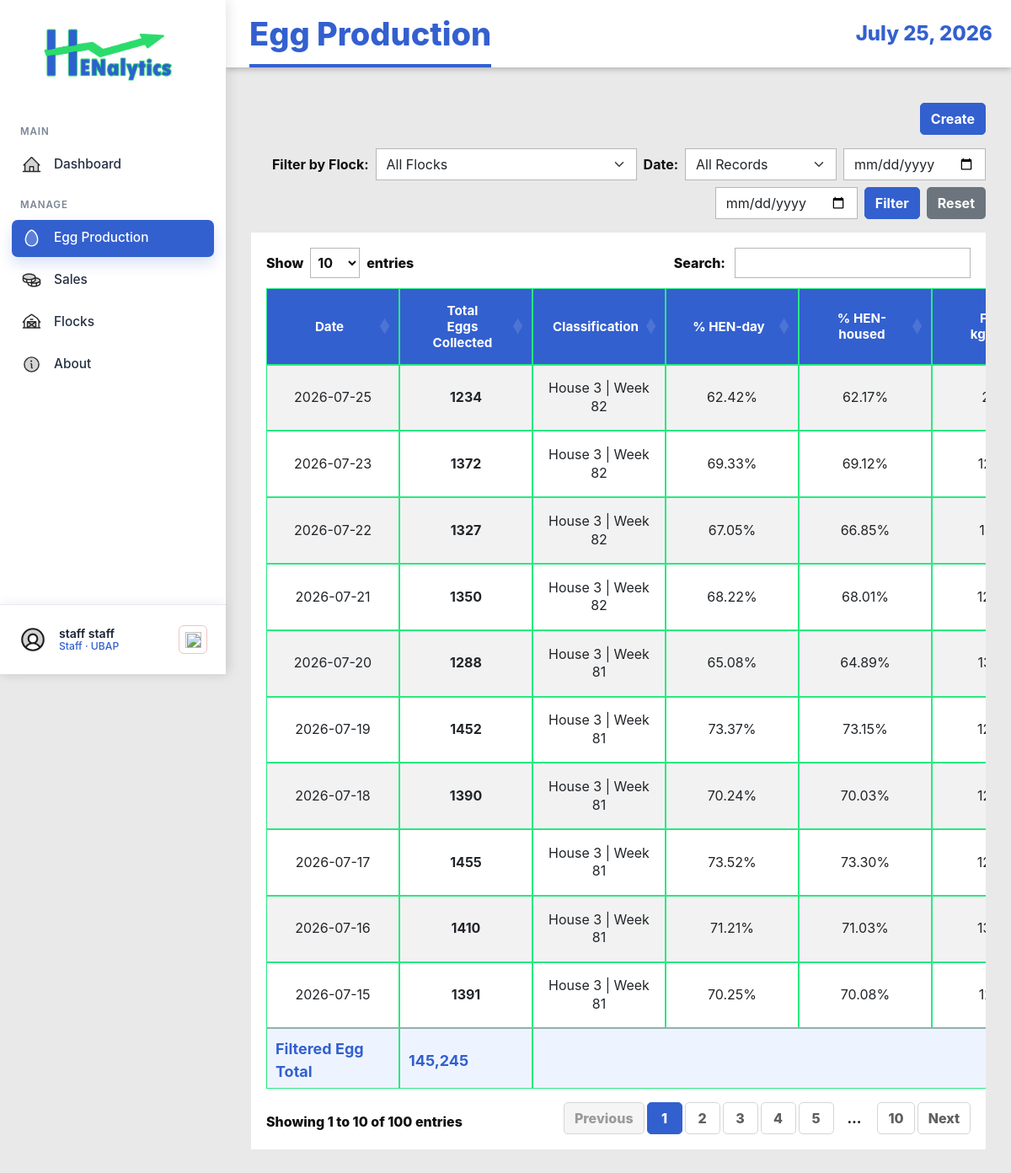
/production-logs/ (signed in), run on an earlier commit of the app's database.
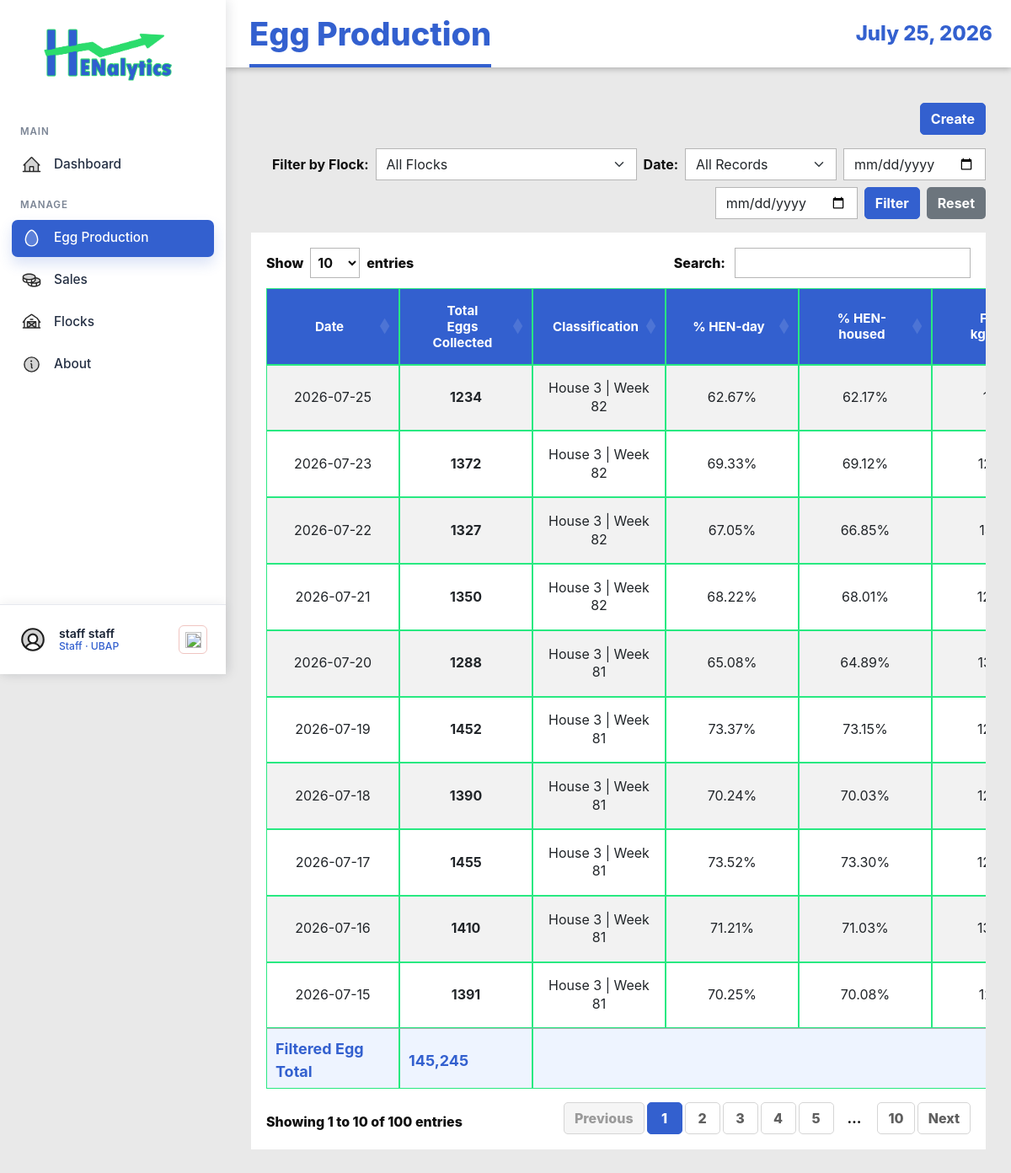
And on a later commit of the database.
### EggProduction/models.py (models this page shows, shortened)
class ProductionLog(models.Model):
    flock = models.ForeignKey(Flock, on_delete=models.CASCADE, related_name='production_logs')
    log_date = models.DateField()
    age_weeks = models.IntegerField(validators=[MinValueValidator(0)])
    age_days = models.IntegerField(validators=[MinValueValidator(0)])
    hen_count = models.IntegerField(validators=[MinValueValidator(0)])
    dead_count = models.IntegerField(validators=[MinValueValidator(0)], default=0)
    culled_count = models.IntegerField(validators=[MinValueValidator(0)], default=0)
    feed_bags = models.IntegerField(validators=[MinValueValidator(0)], default=0)
    eggs_total = models.IntegerField(validators=[MinValueValidator(0)])
    pct_hen_day = models.DecimalField(max_digits=5, decimal_places=2, validators=[MinValueValidator(0), MaxValueValidator(100)])
    pct_hen_housed = models.DecimalField(max_digits=5, decimal_places=2, validators=[MinValueValidator(0), MaxValueValidator(100)])
    fcr = models.DecimalField(max_digits=8, decimal_places=3, null=True, blank=True, help_text="Feed Conversion Ratio")
    remarks = models.TextField(blank=True, null=True)
    entered_by = models.ForeignKey(User, on_delete=models.SET_NULL, null=True, related_name='production_logs')
    created_at = models.DateTimeField(auto_now_add=True)
    updated_at = models.DateTimeField(auto_now=True)
    class Meta:
        ordering = ['-log_date']
        unique_together = ('flock', 'log_date')

class Flock(models.Model):
    STATUS_CHOICES = (
        ('active', 'Active'),
        ('inactive', 'Inactive'),
        ('culled', 'Culled'),
    )
    house_no = models.IntegerField()
    breed_strain = models.CharField(max_length=100)
    date_started = models.DateField()
    initial_hen_count = models.IntegerField(validators=[MinValueValidator(1)])
    status = models.CharField(max_length=20, choices=STATUS_CHOICES, default='active')
    notes = models.TextField(blank=True, null=True)
    created_at = models.DateTimeField(auto_now_add=True)
    updated_at = models.DateTimeField(auto_now=True)
    class Meta:
        ordering = ['-date_started']
        unique_together = ['house_no', 'date_started']

### EggProduction/views.py (the view)
# urls.py: path('production-logs/', views.ProductionLogListView.as_view(), name='production-log-list'),
class ProductionLogListView(StaffAccessMixin, ListView):
    model = ProductionLog
    template_name = 'egg_production/production_log_list.html'
    context_object_name = 'production_logs'
    ordering = ['-log_date']
    def get_queryset(self):
        qs = super().get_queryset().select_related('flock', 'entered_by')
        flock_id = self.request.GET.get('flock_id')
        if flock_id:
            qs = qs.filter(flock_id=flock_id)
        period = self.request.GET.get('period', 'all')
        today = timezone.localdate()
        date_from = self.request.GET.get('date_from')
        date_to = self.request.GET.get('date_to')
        if period == 'today':
            qs = qs.filter(log_date=today)
        elif period == 'month':
            qs = qs.filter(log_date__gte=today.replace(day=1), log_date__lte=today)
        elif period == 'six_months':
            qs = qs.filter(log_date__gte=today - timedelta(days=183), log_date__lte=today)
        elif period == 'year':
            qs = qs.filter(log_date__gte=today.replace(month=1, day=1), log_date__lte=today)
        elif period == 'custom':
            if date_from:
                qs = qs.filter(log_date__gte=date_from)
            if date_to:
                qs = qs.filter(log_date__lte=date_to)
        return qs
    def get_context_data(self, **kwargs):
        context = super().get_context_data(**kwargs)
        context['flocks'] = Flock.objects.order_by('house_no', '-date_started')
        context['selected_flock_id'] = self.request.GET.get('flock_id', '')
        context['selected_period'] = self.request.GET.get('period', 'all')
        context['selected_date_from'] = self.request.GET.get('date_from', '')
        context['selected_date_to'] = self.request.GET.get('date_to', '')
        return context

### EggProduction/views.py (called while the page is built)
    def test_func(self):
        user = self.request.user
        try:
            profile = UserProfile.objects.get(user=user)
            return profile.role in ['staff', 'admin', 'manager']
        except UserProfile.DoesNotExist:
            return user.is_staff or user.is_superuser

### EggProduction/templates/egg_production/production_log_list.html (shortened to what this page needs)
{% extends 'base.html' %}
{% block page_title %}Egg Production{% endblock %}
{% block content %}
<div class="page-actions">
    {% if perms.eggproduction.add_productionlog or user.is_staff %}
    <a href="{% url 'eggproduction:production-log-create' %}" class="btn btn-primary">Create</a>
    {% endif %}
</div>
<form method="get" class="filter-row production-filter" data-swal-filter
    data-swal-title="Filtering production records"
    data-swal-text="The table and filtered egg total will update using your selected filters.">
    <label for="flock_id">Filter by Flock:</label>
    <select name="flock_id" id="flock_id" class="form-select">
        <option value="">All Flocks</option>
    </select>
    <label for="period">Date:</label>
    <select name="period" id="period" class="form-select">
        <option value="all" {% if selected_period == 'all' %}selected{% endif %}>All Records</option>
    </select>
    <input type="date" name="date_from" class="form-control" value="{{ selected_date_from }}">
    <input type="date" name="date_to" class="form-control" value="{{ selected_date_to }}">
    <button type="submit" class="btn btn-info">Filter</button>
    <a href="{% url 'eggproduction:production-log-list' %}" class="btn btn-secondary">Reset</a>
</form>
<div class="table-responsive">
    <table class="table table-striped table-hover prototype-table js-data-table"
        data-export-title="Egg Production"
        data-export-enabled="{% if user.is_superuser or user.userprofile.role == 'admin' %}true{% else %}false{% endif %}"
        data-total-column="1"
        data-total-label="Filtered Egg Total">
        <thead class="table-dark">
            <tr>
                <th>Date</th>
                <th>Total<br>Eggs Collected</th>
                <th>Classification</th>
                <th>% HEN-day</th>
                <th>% HEN-housed</th>
                <th>FCR/<br>kg eggs</th>
            </tr>
        </thead>
        <tbody>
            {% for log in production_logs %}
            <tr>
                <td>{{ log.log_date|date:"Y-m-d" }}</td>
                <td><strong>{{ log.eggs_total }}</strong></td>
                <td>House {{ log.flock.house_no }} | Week {{ log.age_weeks }}</td>
                <td>{{ log.pct_hen_day }}%</td>
                <td>{{ log.pct_hen_housed }}%</td>
                <td>{{ log.fcr|default:"N/A" }}</td>
            </tr>
            {% endfor %}
        </tbody>
        <tfoot>
            <tr>
                <th>Filtered Egg Total</th>
                <th data-table-total>0</th>
                <th colspan="5"></th>
            </tr>
        </tfoot>
    </table>
</div>
{% endblock %}

### EggProduction/templates/base.html (shortened to what this page needs)
{% load static %}
<!DOCTYPE html>
<html lang="en">
<head>
    <link href="https://cdn.jsdelivr.net/npm/bootstrap@5.3.0/dist/css/bootstrap.min.css" rel="stylesheet">
    <link rel="stylesheet" href="https://cdn.datatables.net/1.13.8/css/jquery.dataTables.min.css">
    <link rel="stylesheet" href="https://cdn.datatables.net/buttons/2.4.2/css/buttons.dataTables.min.css">
    <link rel="stylesheet" href="{% static 'EggProduction/css/style.css' %}">
</head>
<body class="{% if request.user.is_authenticated %}app-body{% else %}auth-body{% endif %}">
    {% if request.user.is_authenticated %}
    <div class="app-shell">
        <aside class="app-sidebar">
            <a href="{% url 'eggproduction:dashboard' %}" class="brand-lockup">
                <img src="{% static 'EggProduction/img/logo-login.png' %}" alt="Henalytics">
            </a>
            <nav class="side-nav" aria-label="Main navigation">
                <div class="nav-section-label">MAIN</div>
                <a href="{% url 'eggproduction:dashboard' %}"
                    class="side-link {% if request.resolver_match.url_name == 'dashboard' %}active{% endif %}">
                    <img class="side-icon side-img-icon" src="{% static 'EggProduction/img/house-line-duotone.svg' %}"
                        alt="" aria-hidden="true">
                    <span>Dashboard</span>
                </a>
                <div class="nav-section-label">MANAGE</div>
                <a href="{% url 'eggproduction:production-log-list' %}"
                    class="side-link {% if 'production-log' in request.resolver_match.url_name or 'grading-log' in request.resolver_match.url_name %}active{% endif %}">
                    <img class="side-icon side-img-icon" src="{% static 'EggProduction/img/egg-duotone.svg' %}" alt=""
                        aria-hidden="true">
                    <span>Egg Production</span>
                </a>
                <a href="{% url 'eggproduction:sales-transaction-list' %}"
                    class="side-link {% if 'sales-transaction' in request.resolver_match.url_name or 'sales-item' in request.resolver_match.url_name %}active{% endif %}">
                    <img class="side-icon side-img-icon" src="{% static 'EggProduction/img/coins-duotone.svg' %}" alt=""
                        aria-hidden="true">
                    <span>Sales</span>
                </a>
                <a href="{% url 'eggproduction:flock-list' %}"
                    class="side-link {% if 'flock' in request.resolver_match.url_name %}active{% endif %}">
                    <img class="side-icon side-img-icon" src="{% static 'EggProduction/img/barn-duotone.svg' %}" alt=""
                        aria-hidden="true">
                    <span>Flocks</span>
                </a>
                <a href="{% url 'index' %}"
                    class="side-link {% if request.resolver_match.url_name == 'index' %}active{% endif %}">
                    <img class="side-icon side-img-icon" src="{% static 'EggProduction/img/info-duotone.svg' %}" alt=""
                        aria-hidden="true">
                    <span>About</span>
                </a>
            </nav>
            <div class="sidebar-account">
                <div class="account-summary">
                    <img class="account-avatar-img" src="{% static 'EggProduction/img/user-circle-duotone.svg' %}" alt=""
                        aria-hidden="true">
                    <span class="account-copy">
                        <span class="account-name">{{ request.user.get_full_name|default:request.user.username }}</span>
                        <span class="account-role">
                            {% if request.user.is_superuser %}
                            Admin
                            {% elif request.user.userprofile.display_role %}
                            {{ request.user.userprofile.display_role }}
                            {% else %}
                            Staff
                            {% endif %}
                            &middot; UBAP
                        </span>
                    </span>
                    <form method="post" action="{% url 'logout' %}" class="account-logout-form account-logout-inline" data-swal-logout
                        data-swal-title="Sign out?"
                        data-swal-text="You will be returned to the login page."
                        data-swal-confirm-text="Sign out"
                        data-swal-cancel-text="Stay signed in">
                        <button type="submit" class="account-logout-button" title="Logout" aria-label="Logout">
                            <img class="logout-icon-img" src="{% static 'EggProduction/img/sign-out.svg' %}" alt="" aria-hidden="true">
                        </button>
                    </form>
                </div>
            </div>
        </aside>
        <section class="app-panel">
            <header class="app-topbar">
                <h1>{% block page_title %}Dashboard{% endblock %}</h1>
                <time>{% now "F j, Y" %}</time>
            </header>
            <main class="app-content">
                {% else %}
                <main>
                    {% endif %}
                    {% block content %}{% endblock %}
                    {% if request.user.is_authenticated %}
                </main>
        </section>
    </div>
    {% else %}
    </main>
    {% endif %}
</body>
</html>

What changed in the data, as far as the page shows it:
removed ProductionLog: log_date "2026-07-25", eggs_total "1234", flock.house_no "3", age_weeks "82", pct_hen_day "62.42", pct_hen_housed "62.17"
added ProductionLog: log_date "2026-07-25", eggs_total "1234", flock.house_no "3", age_weeks "82", pct_hen_day "62.67", pct_hen_housed "62.17"
